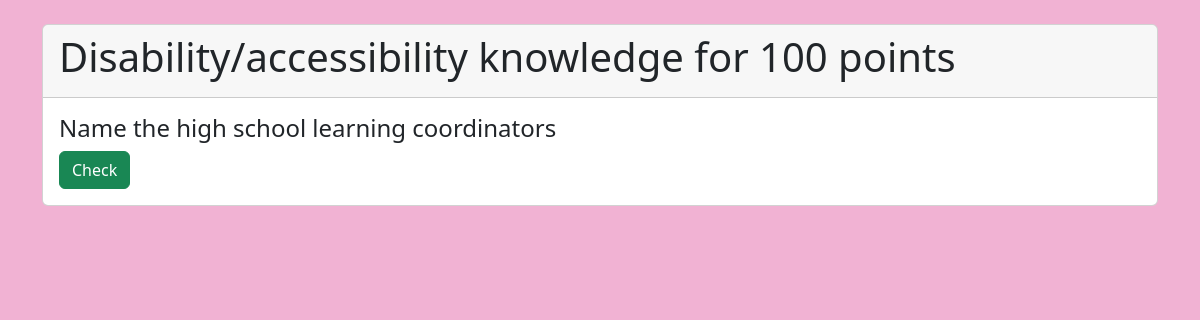
Screenshot of /question/1 with the database file from the repository.
### jeopardy/models.py (models this page shows)
class Question(models.Model):
    topic = models.ForeignKey(Topic, on_delete=models.CASCADE)
    points = models.ForeignKey(Point, on_delete=models.CASCADE)
    question = models.TextField(max_length=255)
    answer = models.TextField(max_length=255)
    def __str__(self):
        return f"{ str(self.topic) } for { str(self.points) } points"

class Topic(models.Model):
    name = models.CharField(max_length=50)
    def __str__(self):
        return self.name

class Point(models.Model):
    points = models.IntegerField()
    def __str__(self):
        return str(self.points)

### jeopardy/views.py (the view)
# urls.py: path("question/<int:question_id>", question, name="question")
def question(request, question_id):
    question = Question.objects.get(id = question_id)
    return render(request, 'jeopardy/question.html', {"question": question})

### jeopardy/templates/jeopardy/question.html (shortened to what this page needs)
{% extends 'jeopardy/base.html' %}
{% block content %}
<div id="carouselId" class="carousel slide" data-bs-ride="carousel">
    <ol class="carousel-indicators">
        <li data-bs-target="#carouselId" data-bs-slide-to="0" class="active" aria-current="true" aria-label="First slide"></li>
        <li data-bs-target="#carouselId" data-bs-slide-to="1" aria-label="Second slide"></li>
        <li data-bs-target="#carouselId" data-bs-slide-to="2" aria-label="Third slide"></li>
    </ol>
    <div class="carousel-inner" role="listbox">
        <div class="carousel-item active">
            <div class="card mt-4">
                <div class="card-header">
                    <h1>{{question}}<h1>
                </div>
                <div class="card-body">
                    <h4 class="card-text">{{question.question}}</h4>
                    <button class="btn btn-success" type="button" data-bs-target="#carouselId" data-bs-slide="next">
                    Check
                </button>
                </div>
            </div>
        </div>
    </div>
</div>
{%endblock%}

### jeopardy/static/jeopardy/style.css (style rules this page uses)
.body { background-color: #F1B2D3; background-image: url("images/sunset.png"); }

### rows the page displays
Question: topic+points "Disability/accessibility knowledge for 100 points", question "Name the high school learning coordinators"
